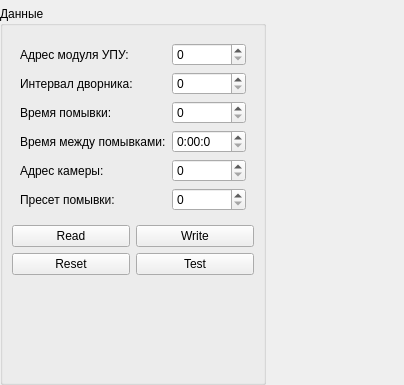
<?xml version="1.0" encoding="UTF-8"?>
<ui version="4.0">
 <class>MainBox</class>
 <widget class="QWidget" name="MainBox">
  <property name="geometry">
   <rect>
    <x>0</x>
    <y>0</y>
    <width>404</width>
    <height>385</height>
   </rect>
  </property>
  <property name="windowTitle">
   <string>Dialog</string>
  </property>
  <layout class="QHBoxLayout" name="horizontalLayout">
   <property name="leftMargin">
    <number>0</number>
   </property>
   <property name="topMargin">
    <number>0</number>
   </property>
   <property name="rightMargin">
    <number>0</number>
   </property>
   <property name="bottomMargin">
    <number>0</number>
   </property>
   <item>
    <layout class="QVBoxLayout" name="verticalLayout_2">
     <item>
      <widget class="SerialBox5_lite" name="serial_widget" native="true"/>
     </item>
     <item>
      <widget class="QGroupBox" name="groupBox_2">
       <property name="sizePolicy">
        <sizepolicy hsizetype="Fixed" vsizetype="Preferred">
         <horstretch>0</horstretch>
         <verstretch>0</verstretch>
        </sizepolicy>
       </property>
       <property name="title">
        <string>Данные</string>
       </property>
       <layout class="QVBoxLayout" name="verticalLayout_4">
        <item>
         <layout class="QGridLayout" name="gridLayout_3">
          <property name="leftMargin">
           <number>8</number>
          </property>
          <property name="topMargin">
           <number>8</number>
          </property>
          <property name="rightMargin">
           <number>8</number>
          </property>
          <property name="bottomMargin">
           <number>8</number>
          </property>
          <item row="5" column="0">
           <widget class="QLabel" name="label_16">
            <property name="text">
             <string>Адрес камеры:</string>
            </property>
           </widget>
          </item>
          <item row="6" column="0">
           <widget class="QLabel" name="label_15">
            <property name="text">
             <string>Пресет помывки:</string>
            </property>
           </widget>
          </item>
          <item row="0" column="1">
           <widget class="QSpinBox" name="sb_addr_upu"/>
          </item>
          <item row="0" column="0">
           <widget class="QLabel" name="label_13">
            <property name="text">
             <string>Адрес модуля УПУ:</string>
            </property>
           </widget>
          </item>
          <item row="2" column="0">
           <widget class="QLabel" name="label_17">
            <property name="text">
             <string>Время помывки:</string>
            </property>
           </widget>
          </item>
          <item row="2" column="1">
           <widget class="QSpinBox" name="sb_time_washout"/>
          </item>
          <item row="6" column="1">
           <widget class="QSpinBox" name="sb_preset_washout"/>
          </item>
          <item row="5" column="1">
           <widget class="QSpinBox" name="sb_addr_cam"/>
          </item>
          <item row="1" column="1">
           <widget class="QSpinBox" name="sb_time_interval"/>
          </item>
          <item row="1" column="0">
           <widget class="QLabel" name="label_14">
            <property name="text">
             <string>Интервал дворника:</string>
            </property>
           </widget>
          </item>
          <item row="4" column="0">
           <widget class="QLabel" name="label_3">
            <property name="text">
             <string>Время между помывками:</string>
            </property>
           </widget>
          </item>
          <item row="4" column="1">
           <widget class="QTimeEdit" name="te_time_pause_washout">
            <property name="displayFormat">
             <string>H:mm:s</string>
            </property>
           </widget>
          </item>
         </layout>
        </item>
        <item>
         <layout class="QGridLayout" name="gridLayout">
          <item row="0" column="1">
           <widget class="QPushButton" name="btn_write">
            <property name="text">
             <string>Write</string>
            </property>
           </widget>
          </item>
          <item row="0" column="0">
           <widget class="QPushButton" name="btn_read">
            <property name="text">
             <string>Read</string>
            </property>
           </widget>
          </item>
          <item row="1" column="0">
           <widget class="QPushButton" name="btn_reset">
            <property name="text">
             <string>Reset</string>
            </property>
           </widget>
          </item>
          <item row="1" column="1">
           <widget class="QPushButton" name="btn_test">
            <property name="text">
             <string>Test</string>
            </property>
           </widget>
          </item>
         </layout>
        </item>
        <item>
         <spacer name="verticalSpacer">
          <property name="orientation">
           <enum>Qt::Vertical</enum>
          </property>
          <property name="sizeHint" stdset="0">
           <size>
            <width>20</width>
            <height>40</height>
           </size>
          </property>
         </spacer>
        </item>
       </layout>
      </widget>
     </item>
    </layout>
   </item>
   <item>
    <widget class="PelcoD" name="pelco_d">
     <property name="sizePolicy">
      <sizepolicy hsizetype="Fixed" vsizetype="Preferred">
       <horstretch>0</horstretch>
       <verstretch>0</verstretch>
      </sizepolicy>
     </property>
     <property name="frameShape">
      <enum>QFrame::StyledPanel</enum>
     </property>
     <property name="frameShadow">
      <enum>QFrame::Raised</enum>
     </property>
    </widget>
   </item>
   <item>
    <spacer name="horizontalSpacer">
     <property name="orientation">
      <enum>Qt::Horizontal</enum>
     </property>
     <property name="sizeHint" stdset="0">
      <size>
       <width>40</width>
       <height>20</height>
      </size>
     </property>
    </spacer>
   </item>
  </layout>
 </widget>
 <customwidgets>
  <customwidget>
   <class>PelcoD</class>
   <extends>QFrame</extends>
   <header>pelcod.hpp</header>
   <container>1</container>
  </customwidget>
  <customwidget>
   <class>SerialBox5_lite</class>
   <extends>QWidget</extends>
   <header>serialbox5_lite.hpp</header>
   <container>1</container>
  </customwidget>
 </customwidgets>
 <tabstops>
  <tabstop>sb_addr_upu</tabstop>
  <tabstop>sb_time_interval</tabstop>
  <tabstop>sb_time_washout</tabstop>
  <tabstop>sb_addr_cam</tabstop>
  <tabstop>sb_preset_washout</tabstop>
 </tabstops>
 <resources/>
 <connections/>
</ui>
